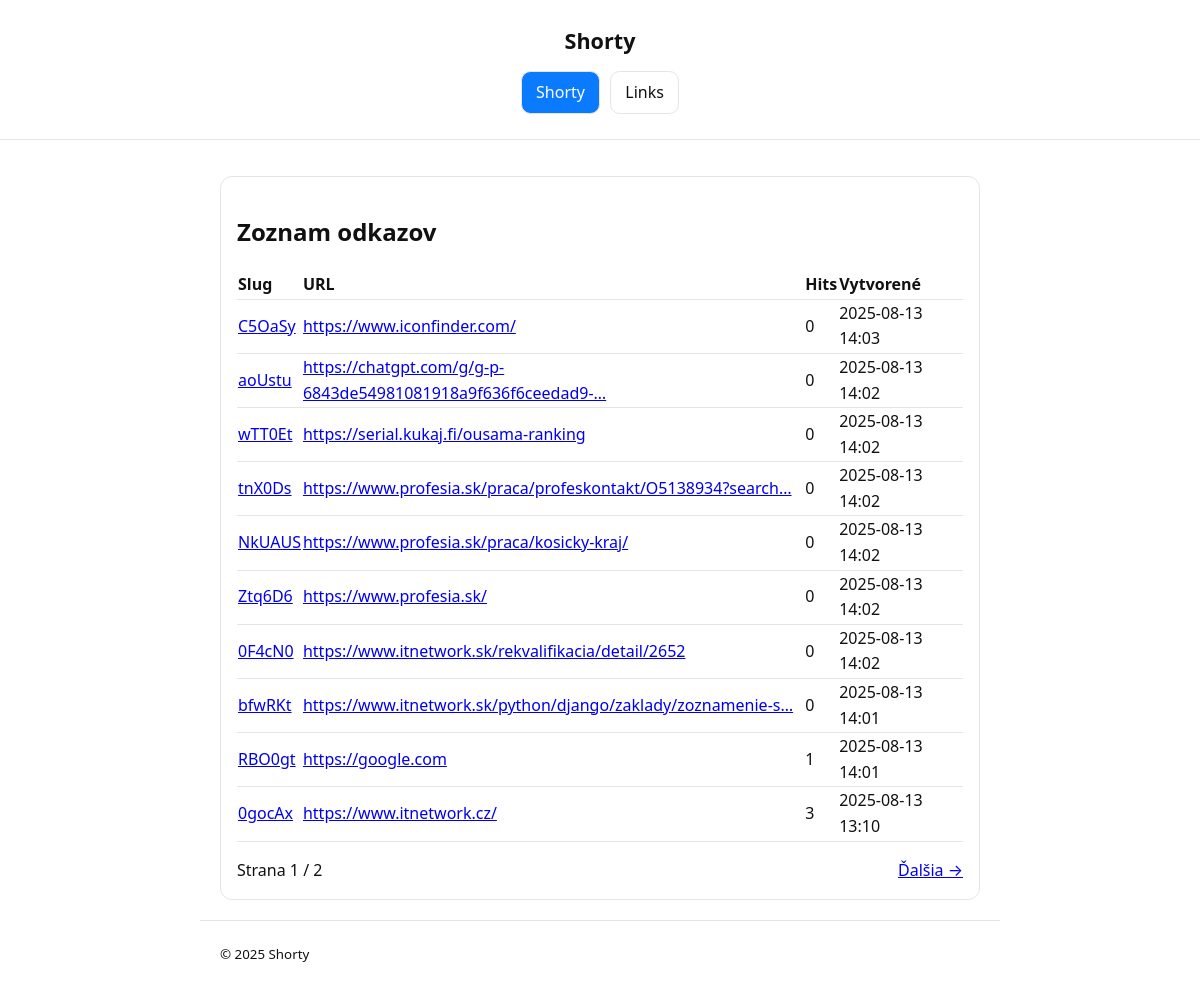
/links/, run on the app's committed database.
### links/models.py (models this page shows, shortened)
class Link(models.Model):
    original_url = models.URLField(max_length=2048)
    slug = models.SlugField(max_length=32, unique=True, blank=True)
    created_at = models.DateTimeField(auto_now_add=True)
    hits = models.PositiveIntegerField(default=0)
    class Meta:
        indexes = [models.Index(fields=["slug"])]

### links/views.py (the view)
# urls.py: path("links/", list_links, name="list_links"),
def list_links(request):
    qs = Link.objects.order_by("-created_at")
    page_obj = Paginator(qs, 10).get_page(request.GET.get("page", 1))
    return render(request, "links/list.html", {
        "page_obj": page_obj,
        "links": page_obj.object_list,
    })

### templates/links/list.html (shortened to what this page needs)
{% extends "base.html" %}
{% block content %}
  <section class="card">
    <h1>Zoznam odkazov</h1>
    <table style="width:100%; border-collapse:collapse">
      <thead>
        <tr style="text-align:left; border-bottom:1px solid var(--border)">
          <th>Slug</th>
          <th>URL</th>
          <th>Hits</th>
          <th>Vytvorené</th>
        </tr>
      </thead>
      <tbody>
        {% for link in links %}
          <tr style="border-bottom:1px solid var(--border)">
            <td><a href="{% url 'follow' link.slug %}">{{ link.slug }}</a></td>
            <td>
              <a href="{{ link.original_url }}" target="_blank" rel="noopener">
                {{ link.original_url|truncatechars:60 }}
              </a>
            </td>
            <td>{{ link.hits }}</td>
            <td>{{ link.created_at|date:"Y-m-d H:i" }}</td>
          </tr>
        {% empty %}
          <tr><td colspan="4" class="muted">Zatiaľ žiadne odkazy.</td></tr>
        {% endfor %}
      </tbody>
    </table>
    <div class="row" style="justify-content:space-between; margin-top:1rem">
      <div>
        Strana {{ page_obj.number }} / {{ page_obj.paginator.num_pages }}
      </div>
      <div class="row" style="gap:.75rem">
        {% if page_obj.has_next %}
          <a href="?page={{ page_obj.next_page_number }}">Ďalšia →</a>
        {% endif %}
      </div>
    </div>
  </section>
{% endblock %}

### templates/base.html (shortened to what this page needs)
{% load static %}
<!doctype html>
<html lang="sk">
<head>
  <link rel="stylesheet" href="{% static 'css/app.css' %}">
</head>
<body>
<header class="topbar">
  <div class="wrap header-center">
    <a class="brand" href="{% url 'create_link' %}">Shorty</a>
    <nav class="nav">
      <a class="btn" href="{% url 'create_link' %}">Shorty</a>
      <a class="btn outline" href="{% url 'list_links' %}">Links</a>
    </nav>
  </div>
</header>
  <main class="wrap">
    {% block content %}{% endblock %}
  </main>
  <footer class="wrap">
    <small>&copy; {% now "Y" %} Shorty</small>
  </footer>
</body>
</html>

### static/css/app.css (style rules this page uses)
:root { --bg:#ffffff; --fg:#111; --muted:#666; --border:#e5e5e5; --primary:#0a7aff; }
html,body { background:var(--bg);color:var(--fg);margin:0;font-family:system-ui, -apple-system, Segoe UI, Roboto, Arial, sans-serif;line-height:1.6 }
.wrap { max-width:760px;margin:0 auto;padding:1.25rem }
.topbar { border-bottom:1px solid var(--border);position:sticky;top:0;background:var(--bg) }
.brand { font-weight:700;text-decoration:none;color:var(--fg) }
.card { border:1px solid var(--border);border-radius:.75rem;padding:1rem;margin-top:1rem }
footer { border-top:1px solid var(--border);margin-top:2rem }
.row { display:flex;gap:.5rem;align-items:center }
.topbar { border-bottom:1px solid var(--border); background:var(--bg); position:sticky; top:0; }
.header-center { display:flex; flex-direction:column; align-items:center; }
.brand { font-weight:700; text-decoration:none; color:var(--fg); font-size:1.35rem; margin:.25rem 0; }
.nav { display:flex; gap:.6rem; justify-content:center; margin:.5rem 0 .3rem; }
.btn { display:inline-block; padding:.5rem .9rem; border:1px solid var(--border); border-radius:.6rem; text-decoration:none; }
.btn { background:var(--primary); color:#fff; }
.btn.outline { background:transparent; color:var(--fg); }

### data on the page
Link: slug "C5OaSy", original_url "https://www.iconfinder.com/", hits "0", created_at "2025-08-13 14:03"
Link: slug "aoUstu", original_url "https://chatgpt.com/g/g-p-6843de54981081918a9f636f6ceedad9-…", hits "0", created_at "2025-08-13 14:02"
Link: slug "wTT0Et", original_url "https://serial.kukaj.fi/ousama-ranking", hits "0", created_at "2025-08-13 14:02"
Link: slug "tnX0Ds", original_url "https://www.profesia.sk/praca/profeskontakt/O5138934?search…", hits "0", created_at "2025-08-13 14:02"
Link: slug "NkUAUS", original_url "https://www.profesia.sk/praca/kosicky-kraj/", hits "0", created_at "2025-08-13 14:02"
Link: slug "Ztq6D6", original_url "https://www.profesia.sk/", hits "0", created_at "2025-08-13 14:02"
Link: slug "0F4cN0", original_url "https://www.itnetwork.sk/rekvalifikacia/detail/2652", hits "0", created_at "2025-08-13 14:02"
Link: slug "bfwRKt", original_url "https://www.itnetwork.sk/python/django/zaklady/zoznamenie-s…", hits "0", created_at "2025-08-13 14:01"
Link: slug "RBO0gt", original_url "https://google.com", hits "1", created_at "2025-08-13 14:01"
Link: slug "0gocAx", original_url "https://www.itnetwork.cz/", hits "3", created_at "2025-08-13 13:10"

### other printed values
{{ page_obj.number }} "1"
{{ page_obj.paginator.num_pages }} "2"
